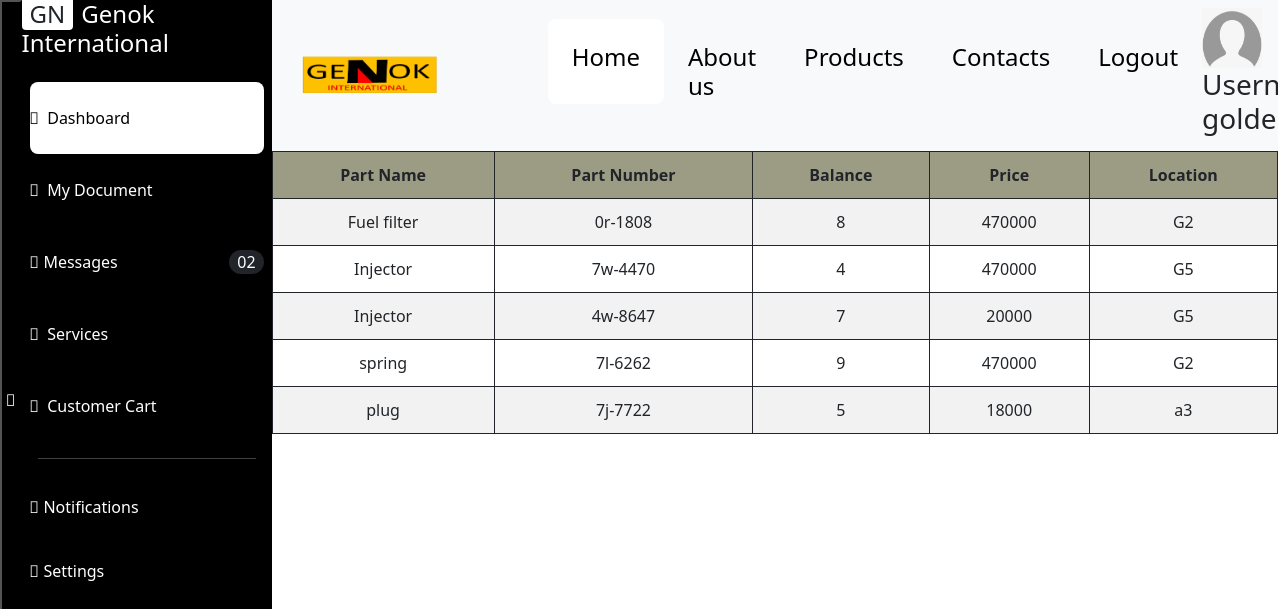
The page /dashboard/ (signed in) on the database its author committed.
### products/models.py (models this page shows, shortened)
class Stock(models.Model):
    name = models.CharField(max_length=225, null=False)
    part_number = models.CharField(max_length=50, primary_key=True)
    location = models.CharField(max_length=10, null=False)
    balance = models.IntegerField()
    price = models.IntegerField(null=True)
    @property
    def Balance(self):
        return self.balance

### products/views.py (the view)
# urls.py: path('', include('products.urls'), name='dashboard'),
@login_required(login_url='login_user')
def dashboard(request):
    stock = Stock.objects.all()
    user = request.user.username
    paginator = Paginator(stock, 25)
    page_number = request.GET.get('page')
    page_obj = paginator.get_page(page_number)
    template = loader.get_template('dashboard.html')
    context = {
        'stock': stock,
        'page_obj': page_obj,
        'username': user
    }
    return HttpResponse(template.render(context, request))

### products/templates/dashboard.html (shortened to what this page needs)
<html>
<body>
{% extends "base.html"%}
{% load static%}
{% block body %}
 <link rel="stylesheet" href='{% static "dashboard.css"%}' />
<div class="dashboard-content">
            <table class="align-content-center table-pattern">
                <tr>
                    <th>Part Name</th>
                    <th>Part Number</th>
                    <th>Balance</th>
                    <th>Price</th>
                    <th>Location</th>
                </tr>
                {% for x in stock %}
                <tr>
                    <td>{{x.name}}</td>
                    <td>{{x.part_number}}</td>
                    <td>{{x.Balance}}</td>
                    <td>{{x.price}}</td>
                    <td>{{x.location}}</td>
                </tr>
                {% endfor %}
            </table>
</div>
{% endblock body %}

### products/templates/base.html (shortened to what this page needs)
{% load static %}
<html lang="en">
  <head>
    <link
      href="https://cdn.jsdelivr.net/npm/bootstrap@5.0.2/dist/css/bootstrap.min.css"
      rel="stylesheet"
    />
    <link rel="stylesheet" href='{% static "base.css"%}' />
    <link
      rel="stylesheet"
      href="https://pro.fontawesome.com/releases/v5.10.0/css/all.css"
    />
  </head>
  <body>
    <section>
      <div class="main-container d-flex">
        <button
          class="btn2 d-mb-none d-block px-1 py-0 text-white"
          onclick="myFunction()"
        >
          <i class="fal fa-stream"></i>
        </button>
        <div class="sidebar" id="side_nav">
          <div class="header-box">
            <h1 class="fs-4">
              <span class="bg-white text-dark rounded shadow px-2 me-2">GN</span
              ><span class="text-white">Genok International</span>
            </h1>
            <ul class="list-unstyled px-2 pt-3">
              <li class="active">
                <a href="/dashboard" class="text-decoration-none d-block py-4"
                  ><i class="fal fa-home me-2"></i>Dashboard</a
                >
              </li>
              <li class="">
                <a href="/documents" class="text-decoration-none d-block py-4"
                  ><i class="fal fa-list me-2"></i>My Document</a
                >
              </li>
              <li class="py-4">
                <a
                  href="/chat"
                  class="text-decoration-none d-flex justify-content-between d-block"
                >
                  <span><i class="fal fa-comment"></i> Messages</span>
                  <span class="bg-dark rounded-pill text-white py-0 px-2"
                    >02</span
                  >
                </a>
              </li>
              <li class="">
                <a href="#" class="text-decoration-none d-block py-4"
                  ><i class="fal fa-envelope-open-text me-2"></i>Services</a
                >
              </li>
              <li class="">
                <a href="/carts" class="text-decoration-none d-block py-4"
                  ><i class="fal fa-user me-2"></i>Customer Cart</a
                >
              </li>
            </ul>
          </div>
          <hr class="h-colour mx-3" />
          <ul class="list-unstyled px-2">
            <li class="py-4">
              <a href="/notification" class="text-decoration-none d-block"
                ><i class="fal fa-bell"> Notifications</i></a
              >
            </li>
            <li class="py-4">
              <a href="#" class="text-decoration-none d-block"
                ><i class="fal fa-bars"> Settings</i></a
              >
            </li>
          </ul>
        </div>
        <div class="content">
          <nav class="navbar navbar-expand-lg navbar-light bg-light sticky-top">
            <div class="container-fluid">
              <a class="navbar-brand" href="#"
                ><img
                  src='{%static "GenokLogo.png"%}'
                  alt=""
                  class="img-fluid"
                  height="100px"
                  width="240px"
              /></a>
              <div class="collapse navbar-collapse" id="navbarSupportedContent">
                <ul class="navbar-nav me-auto mb-2 mb-lg-0 navigation">
                  <li class="nav-item">
                    <a class="nav-link active" aria-current="page" href="#"
                      ><h4>Home</h4></a
                    >
                  </li>
                  <li class="nav-item">
                    <a class="nav-link" href="#"><h4>About us</h4></a>
                  </li>
                  <li class="nav-item">
                    <a class="nav-link" href="#"><h4>Products</h4></a>
                  </li>
                  <li class="nav-item">
                    <a
                      class="nav-link "
                      href="#"
                      tabindex="-1"
                      aria-disabled="true"
                      ><h4>Contacts</h4></a
                    >
                  </li>
                  <li class="nav-item">
                    <a
                      class="nav-link "
                      href="{% url 'logout_user'%}"
                      tabindex="-1"
                      aria-disabled="true"
                      ><h4>Logout</h4></a
                    >
                  </li>
                </ul>
                <div class="userid mx-auto">
                  <img
                    src='{%static "profile.png"%}'
                    alt="profile pic"
                    height="60px"
                    width="60px"
                    class="mx-auto"
                  />
                  <h3 class="mx-auto">Username: {{username}}</h3>
                </div>
              </div>
            </div>
          </nav>
          <div class="dashboard-content">
            {% block body %}
            {% endblock body %}
          </div>
        </div>
      </div>
    </section>
  </body>
</html>

### products/static/base.css (style rules this page uses)
body { background: white; }
#side_nav { background: black; min-width: 250px; max-width: 250px; }
.content { min-height: 100vh; width: 100%; }
hr.h-colour { background: white; }
.active { background: white; border-radius: 8px; }
.sidebar li.active a,.sidebar li.active a:hover { color: black; }
.sidebar li a { color: white; }
.navigation { margin-left: 10%; }
.navbar-nav h4 { padding: 16px; color: black; }

### products/static/dashboard.css (style rules this page uses)
table { width: 100%; border-collapse: collapse; border-spacing: 0; }
th, td { padding: 12px; text-align: center; }
.dashboard-content { overflow-x: auto; }
.table-pattern th, .table-pattern td { border: 1px solid; }
.table-pattern th { background-color: rgb(156, 156, 132); }
.table-pattern tr:nth-child(even) { background-color: #f2f2f2; }

### products/templates/base.html (style rules this page uses)
body { background: white; }
#side_nav { background: black; min-width: 250px; max-width: 250px; }
.btn2 { background-color: black; }
.content { min-height: 100vh; width: 100%; }
hr.h-colour { background: white; }
.active { background: white; border-radius: 8px; }
.sidebar li.active a,.sidebar li.active a:hover { color: black; }
.sidebar li a { color: white; }
.navigation { margin-left: 10%; }
.navbar-nav h4 { padding: 16px; color: black; }

### rows shown on the page
Stock: name "Fuel filter", part_number "0r-1808", Balance "8", price "470000", location "G2"
Stock: name "Injector", part_number "7w-4470", Balance "4", price "470000", location "G5"
Stock: name "Injector", part_number "4w-8647", Balance "7", price "20000", location "G5"
Stock: name "spring", part_number "7l-6262", Balance "9", price "470000", location "G2"
Stock: name "plug", part_number "7j-7722", Balance "5", price "18000", location "a3"
